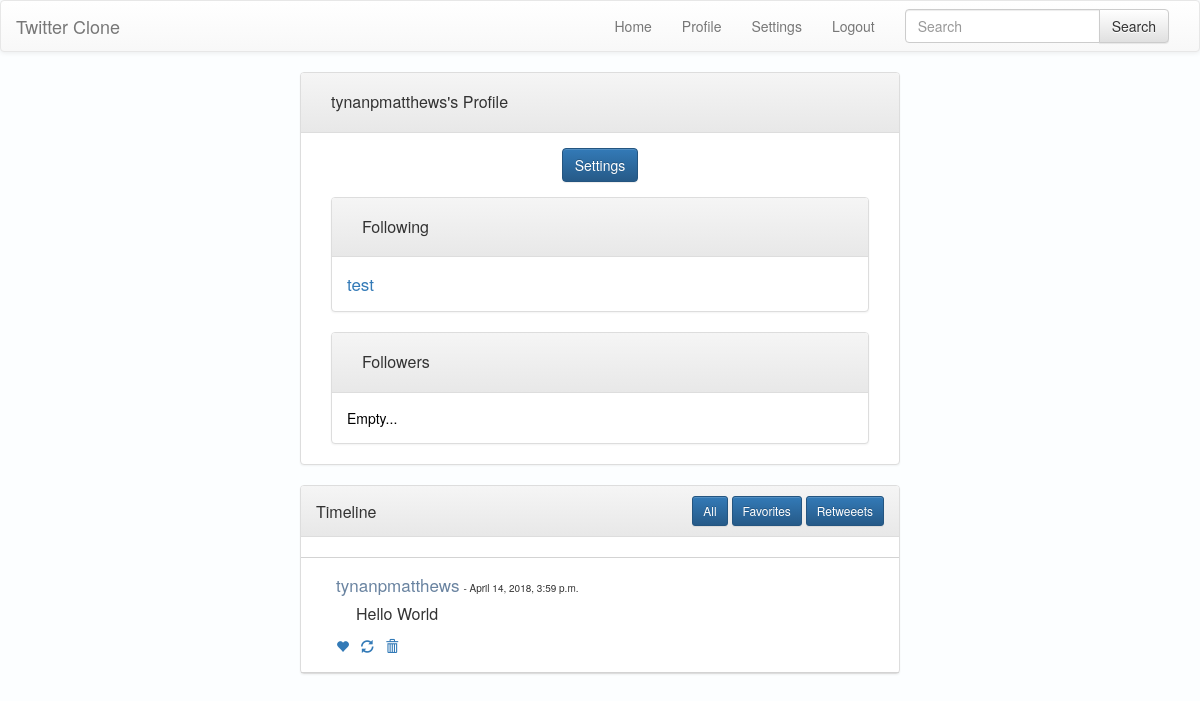
Page /profile/?user=tynanpmatthews (signed in) on the committed database.
### interface/models.py (models this page shows)
class tweet(models.Model):
    tweetID = models.AutoField(primary_key=True)
    posterID = models.ForeignKey(twitteruser, on_delete=models.CASCADE)
    Message = models.CharField(max_length=140)
    PostTime = models.DateTimeField(default=datetime.now, blank=True)

### interface/views.py (the view, shortened to what this page needs)
# urls.py: path('profile/', views.profile, name='profile'),
def profile(request):
    if request.user.is_authenticated:
        favorited = request.GET.get('favorite')
        retweeted = request.GET.get('retweet')
        deleted = request.GET.get('deleted')
        self_favs = [i['tweetID_id'] for i in list(favorite.objects.filter(userID_id=request.user.username).values('tweetID_id'))]
        self_ret = [i['tweetID_id'] for i in list(retweet.objects.filter(userID_id=request.user.username).values('tweetID_id'))]
        if favorited:
            if int(favorited) not in self_favs:
                favorite.objects.create(tweetID_id=int(favorited), userID_id=request.user.username)
            else:
                favorite.objects.get(tweetID_id=int(favorited), userID_id=request.user.username).delete()
        if retweeted:
            if int(retweeted) not in self_ret:
                retweet.objects.create(tweetID_id=int(retweeted), userID_id=request.user.username)
            else:
                retweet.objects.get(tweetID_id=int(retweeted), userID_id=request.user.username).delete()
        if deleted:
            try:
                tweet.objects.get(tweetID=int(deleted), posterID_id=request.user.username).delete()
            except:
                pass
        self_favs = [i['tweetID_id'] for i in list(favorite.objects.filter(userID_id=request.user.username).values('tweetID_id'))]
        self_ret = [i['tweetID_id'] for i in list(retweet.objects.filter(userID_id=request.user.username).values('tweetID_id'))]
        user_data = request.GET.get('user')
        favorites = [i['tweetID_id'] for i in list(favorite.objects.filter(userID_id=user_data).values('tweetID_id'))]
        retweets = [i['tweetID_id'] for i in list(retweet.objects.filter(userID_id=user_data).values('tweetID_id'))]
        view = request.GET.get('view')
        if view == 'favorites':
            tweets = list(tweet.objects.filter(tweetID__in=favorites).values())
        elif view == 'retweets':
            tweets = list(tweet.objects.filter(tweetID__in=retweets).values())
        else:
            tweets = tweet.objects.filter(posterID_id=user_data).values()
        sorted_tweets = [(dict_['PostTime'], dict_) for dict_ in tweets]
        sorted_tweets.sort(reverse=True)
        sorted_tweets = [dict_ for (key, dict_) in sorted_tweets]
        followers = [ i['followerID_id'] for i in list(follower.objects.filter(userID_id=user_data).values('followerID_id'))]
        following = [ i['userID_id'] for i in list(follower.objects.filter(followerID_id=user_data).values('userID_id'))]
        if user_data not in [i['userID_id'] for i in list(follower.objects.filter(followerID_id=request.user.username).values('userID_id'))] and user_data != request.user.username:
            already_following = False
        elif user_data in [i['userID_id'] for i in list(follower.objects.filter(followerID_id=request.user.username).values('userID_id'))]:
            already_following = None
        else:
            already_following = True
        try:
            data = request.POST['user']
        except:
            data = 'No Post Data'
        return render(request, 'profile.html', {'data': data, 'user_data': user_data, 'already_following': already_following, 'tweets': sorted_tweets, 'followers': followers, 'following': following, 'view': view, 'favorites': favorites, 'retweets': retweets, 'self_favs': self_favs, 'self_ret': self_ret})
    else:
        return redirect(login)

### interface/templates/profile.html (shortened to what this page needs)
{% load static %}
<!DOCTYPE html>
<html>
    <head>
    </head>
    <body>
        {% include 'header.html' %}
        <div class="panel panel-default center-block" style="width: 50%;">
            <div  class="panel-heading">
                <div class="panel-heading">
                    <h3 class="panel-title">{{ user_data }}'s Profile</h3>
                </div>
            </div>
            <div class="panel-body">
                <div>
                    {% if user_data == request.user.username %}
                    <div class="input-group" style="width: 50%; margin: 0 auto; text-align: center;">
                        <a class="btn btn-primary" href="{% url 'settings' %}">Settings</a>
                    </div>
                    {% endif %}
                </div>
            </div>
            <div class="panel panel-default center-block" style="width: 90%;">
                <div  class="panel-heading">
                    <div class="panel-heading">
                        <h3 class="panel-title">Following</h3>
                    </div>
                </div>
                <div class="panel-body">
                    <div>
                        {% for i in following %}
                        <a style="font-size: 17px;" href="{% url 'profile' %}?user={{ i }}">{{ i }}</a><br>
                        {% endfor %}
                    </div>
                </div>
            </div>
                <div class="panel panel-default center-block" style="width: 90%;">
                    <div  class="panel-heading">
                        <div class="panel-heading">
                            <h3 class="panel-title">Followers</h3>
                        </div>
                    </div>
                    <div class="panel-body">
                        <div>
                            {% if not followers %}
                            <a style="text-decoration: none; color: black;">Empty...</a>
                            {% endif %}
                        </div>
                    </div>
                </div>
        </div>
        <div class="panel panel-default center-block" style="width: 50%;">
            <div class="panel-heading clearfix">
                <div style="padding-top: 7px;" class="pull-left">
                {% if view == 'favorites' %}
                <h3 class="panel-title">Favorites</h3>
                {% elif view == 'retweets' %}
                <h3 class="panel-title">Retweets</h3>
                {% else %}
                <h3 class="panel-title">Timeline</h3>
                {% endif %}
                </div>
                <div class="pull-right">
                    <a class="btn btn-primary btn-sm" href="{% url 'profile' %}?user={{ user_data }}&view=all">All</a>
                    <a class="btn btn-primary btn-sm" href="{% url 'profile' %}?user={{ user_data }}&view=favorites">Favorites</a>
                    <a class="btn btn-primary btn-sm" href="{% url 'profile' %}?user={{ user_data }}&view=retweets">Retweeets</a>
                </div>
            </div>
            <div class="center-block" style="max-height: 500px; overflow: auto; overflow-x: hidden;" id="timeline">
                <div>
                    <br>
                    {% for i in tweets %}
                    <div style="padding-left: 20px; border-top:1px solid lightgrey; border-bottom:1px solid lightgrey;">
                        <div class="panel-body">
                            <a style="font-size: 17px; color: #6983A0; text-decoration: none; display: inline;" href="{% url 'profile' %}?user={{ i.posterID_id }}">{{ i.posterID_id }}</a>
                            <p style="display: inline; font-size: 10px;"> - {{ i.PostTime }}</p>
                            <br>
                            <p style="word-break: break-all; padding: 6px 0px 0px 20px; font-size: 16px;">{{ i.Message }}<p>
                            <p style="display: inline; font-size: 13px;">
                                {% if i.tweetID not in self_favs %}
                                <a href="{% url 'profile' %}?view={{ view }}&favorite={{ i.tweetID }}&user={{ user_data }}"><span class="glyphicon glyphicon-heart-empty" aria-hidden="true"></span></a>
                                {% else %}
                                <a href="{% url 'profile' %}?view={{ view }}&favorite={{ i.tweetID }}&user={{ user_data }}"><span class="glyphicon glyphicon-heart" aria-hidden="true"></span></a>
                                {% endif %}
                                {% if i.tweetID not in self_ret %}
                                <a style="padding-left: 8px;" href="{% url 'profile' %}?view={{ view }}&retweet={{ i.tweetID }}&user={{ user_data }}"><span class="glyphicon glyphicon-refresh" aria-hidden="true"></span></a>
                                {% else %}
                                <a style="padding-left: 8px;" href="{% url 'profile' %}?view={{ view }}&retweet={{ i.tweetID }}&user={{ user_data }}"><span class="glyphicon glyphicon-repeat" aria-hidden="true"></span></a>
                                {% endif %}
                                {% if i.posterID_id == request.user.username %}
                                <a style="padding-left: 8px;" href="{% url 'profile' %}?view={{ view }}&deleted={{ i.tweetID }}&user={{ user_data }}"><span class="glyphicon glyphicon-trash" aria-hidden="true"></span></a>
                                {% endif %}
                            </p>
                        </div>
                    </div>
                    {% endfor %}
                </div>
            </div>
        </div>
    </body>
</html>

### interface/static/cssLocal.css (style rules this page uses)
body { background-color: #FCFEFF; }

### rows in the picture
tweet: posterID_id "tynanpmatthews", PostTime "April 14, 2018, 3:59 p.m.", Message "Hello World"

### other values in the picture
{{ user_data }} "tynanpmatthews"
{{ i }} "test"
